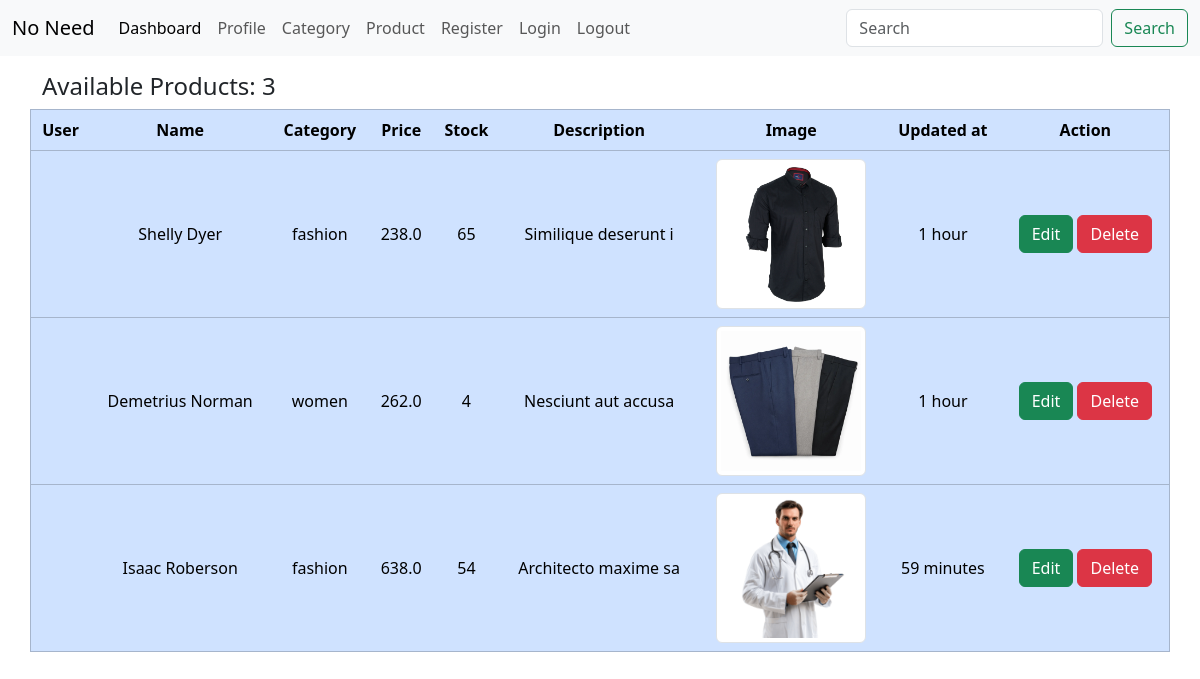
The app's page /product/ with its own data.
### EcommerceApp/models.py (models this page shows, shortened)
class ProductModel(models.Model):
    user = models.ForeignKey(UserModel, on_delete=models.CASCADE, null=True)
    category = models.ForeignKey(CategoryModel, on_delete=models.CASCADE, null=True)
    name = models.CharField(max_length=200)
    price = models.FloatField(null=True)
    description = models.TextField(blank=True, null=True)
    stock = models.IntegerField(default=0)
    image = models.ImageField(upload_to='products/', blank=True, null=True)
    created_at = models.DateTimeField(auto_now=True)

class CategoryModel(models.Model):
    name=models.CharField(max_length=120, null=True, unique=True)
    description= models.TextField(null=True, blank=True)
    def __str__(self):
        return self.name

### EcommerceApp/views.py (the view)
# urls.py: path('product/', ProductPage, name='product'),
def ProductPage(request,id=None):
    try:
        data=ProductModel.objects.get(id=id)
    except ProductModel.DoesNotExist:
        data=None
    if request.method == 'POST':
        form = ProductForm(request.POST, request.FILES, instance=data)
        if form.is_valid():
            product=form.save(commit=False)
            product.admin=request.user
            product.save()
            if id:
                messages.success(request, 'Product Updated Successfully')
            else:
                messages.success(request, 'Product Added Successfully')
            return redirect('product')
    else:
        form = ProductForm(instance=data)
    all_data = ProductModel.objects.all()
    count = all_data.count()
    cont={'form':form, 'all_data':all_data, 'count': count, 'is_edit':True}
    return render(request, 'pages/product.html', cont)

### EcommerceApp/forms.py
class ProductForm(forms.ModelForm):
    class Meta:
        model = ProductModel
        fields = '__all__'
        exclude = ['user']

### EcommerceApp/templates/pages/product.html (shortened to what this page needs)
{% extends 'base/base.html' %}
{% block body %}
    {% if request.user.user_type == 'admin' %}
        {% load crispy_forms_tags %}
    {% endif %}
    <div class="mt-3 row justify-content-center">
        <h4 style="display:flex;">Available Products: {{count}} </h4>
        <table class="table text-center table-primary align-middle" border="1">
            <tr>
                <th>User</th>
                <th>Name</th>
                <th>Category</th>
                <th>Price</th>
                <th>Stock</th>
                <th>Description</th>
                <th>Image</th>
                <th>Updated at</th>
                <th>Action</th>
            </tr>
            {% for i in all_data %}
                <tr>
                    <td>{{user.username}}</td>
                    <td>{{i.name|capfirst}}</td>
                    <td>{{i.category}}</td>
                    <td>{{i.price}}</td>
                    <td>{{i.stock}}</td>
                    <td>{{i.description}}</td>
                    <td>
                        {% if i.image %}
                            <img src="{{i.image.url}}" class="img-thumbnail" width="150px" height="200px" alt="photo">
                        {% else %} <span>no photo Available</span>
                        {% endif %}
                    </td>
                    <td>{{i.created_at|timesince}}</td>
                    <td>
                        <a class="btn btn-success" href="{% url 'editProduct' i.id %}">Edit</a>
                        <a class="btn btn-danger" href="{% url 'delProduct' i.id %}">Delete</a>
                    </td>
                </tr>
            {% endfor %}
        </table>
    </div>
{% endblock body %}

### EcommerceApp/templates/base/base.html (shortened to what this page needs)
<!doctype html>
<html lang="en">
  <head>
    <link href="https://cdn.jsdelivr.net/npm/bootstrap@5.3.8/dist/css/bootstrap.min.css" rel="stylesheet">
  </head>
  <body>
    {% include 'base/navbar.html' %}
    <div class="container">
        {% block body %}
        {% endblock body %}
    </div>
  </body>
</html>

### EcommerceApp/templates/base/navbar.html (shortened to what this page needs)
<nav class="navbar navbar-expand-lg bg-body-tertiary">
  <div class="container-fluid">
    <a class="navbar-brand" href="{% url 'dashboard' %}">No Need</a>
    <div class="collapse navbar-collapse" id="navbarSupportedContent">
      <ul class="navbar-nav me-auto mb-2 mb-lg-0">
        <li class="nav-item">
          <a class="nav-link active" aria-current="page" href="{% url 'dashboard' %}">Dashboard</a>
        </li>
        <li class="nav-item">
          <a class="nav-link" href="{% url 'profile' %}">Profile</a>
        </li>
        <li class="nav-item">
          <a class="nav-link" href="{% url 'category' %}">Category</a>
        </li>
        <li class="nav-item">
          <a class="nav-link" href="{% url 'product' %}">Product</a>
        </li>
        <li class="nav-item">
          <a class="nav-link " href="{% url 'register' %}" >Register</a>
        </li>
        <li class="nav-item">
          <a class="nav-link " href="{% url 'login' %}" >Login</a>
        </li>
        <li class="nav-item">
          <a class="nav-link " href="{% url 'logout' %}" >Logout</a>
        </li>
      </ul>
      <form class="d-flex" role="search">
        <input class="form-control me-2" type="search" placeholder="Search" aria-label="Search"/>
        <button class="btn btn-outline-success" type="submit">Search</button>
      </form>
    </div>
  </div>
</nav>

### records on screen
ProductModel: name "Shelly Dyer", category "fashion", price "238.0", stock "65", description "Similique deserunt i", image (picture), created_at "1 hour"
ProductModel: name "Demetrius Norman", category "women", price "262.0", stock "4", description "Nesciunt aut accusa", image (picture), created_at "1 hour"
ProductModel: name "Isaac Roberson", category "fashion", price "638.0", stock "54", description "Architecto maxime sa", image (picture), created_at "59 minutes"

### other values on screen
{{ count }} "3"
